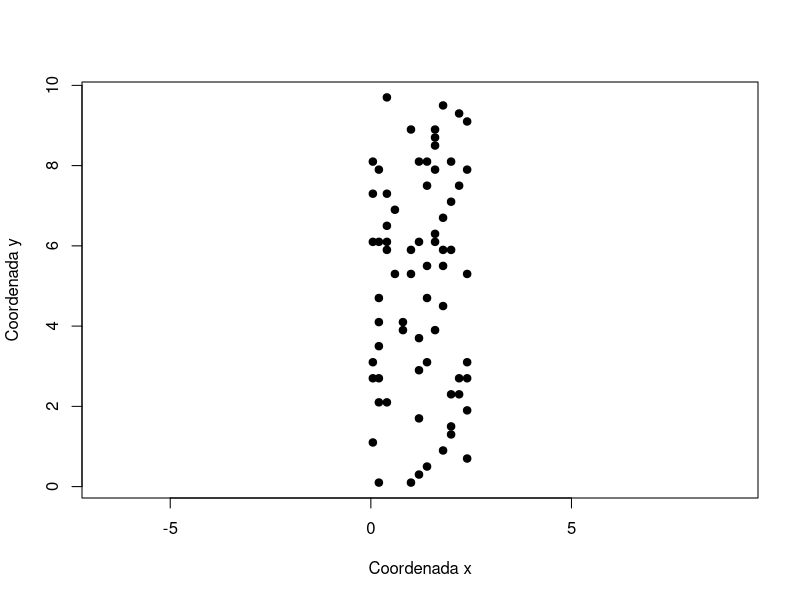
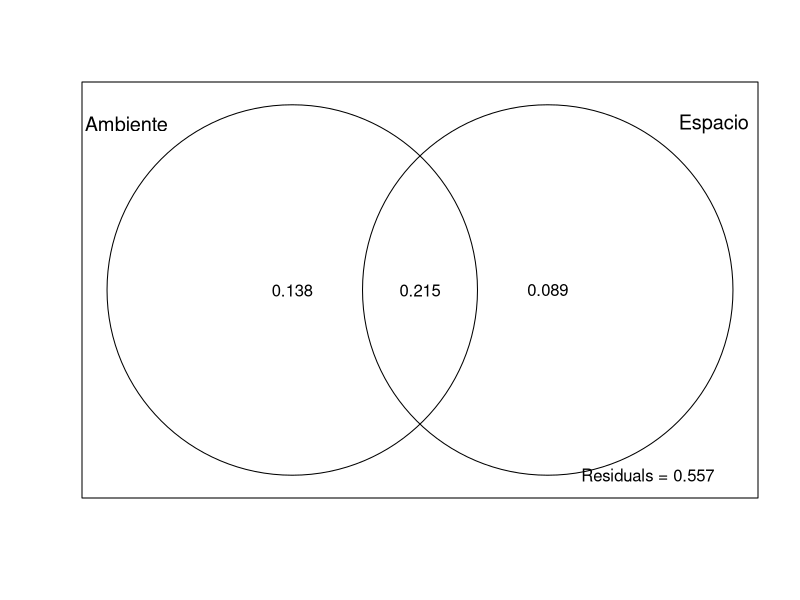

Recreate these plots in R, in order.
## ---- chunk 1
knitr::opts_chunk$set(
  echo = FALSE,
  warning = FALSE,
  message = FALSE,
  fig.align = "center",
  out.width = "85%"
)

library(vegan)
library(knitr)

set.seed(123)
## ---- chunk 2
data(mite, package = "vegan")
data(mite.env, package = "vegan")
data(mite.xy, package = "vegan")

stopifnot(
  nrow(mite) == nrow(mite.env),
  nrow(mite) == nrow(mite.xy)
)

n_muestras <- nrow(mite)
n_especies <- ncol(mite)
## ---- chunk 3
tabla_variables <- data.frame(
  Objeto = c("mite", "mite.env", "mite.xy"),
  Contenido = c(
    "Abundancia de 35 especies de ácaros oribátidos",
    "Variables ambientales medidas en los sitios",
    "Coordenadas relativas de los sitios de muestreo"
  ),
  Filas = c(nrow(mite), nrow(mite.env), nrow(mite.xy))
)

kable(
  tabla_variables,
  caption = "Objetos utilizados en el análisis y correspondencia entre las unidades de muestreo.",
  align = c("l", "l", "r")
)
## ---- chunk 4
plot(
  mite.xy$x, mite.xy$y,
  asp = 1,
  pch = 19,
  xlab = "Coordenada x",
  ylab = "Coordenada y"
)
## ---- chunk 5
Y <- decostand(mite, method = "hellinger")
## ---- chunk 6
S <- data.frame(
  x = as.numeric(scale(mite.xy$x, center = TRUE, scale = FALSE)),
  y = as.numeric(scale(mite.xy$y, center = TRUE, scale = FALSE))
)
S$x2 <- S$x^2
S$y2 <- S$y^2
S$xy <- S$x * S$y

datos_modelo <- cbind(
  mite.env[, c("SubsDens", "WatrCont", "Substrate")],
  S
)
## ---- chunk 7
vpart <- varpart(
  Y,
  ~ SubsDens + WatrCont + Substrate,
  ~ x + y + x2 + y2 + xy,
  data = datos_modelo
)

fracciones <- vpart$part$indfract

frac_amb <- fracciones$Adj.R.square[1]
frac_esp <- fracciones$Adj.R.square[2]
frac_comp <- fracciones$Adj.R.square[3]
frac_res <- fracciones$Adj.R.square[4]

fmt_pct <- function(x) {
  if (is.na(x)) return("NA")
  sprintf("%.1f %%", 100 * x)
}
## ---- chunk 8
mod_amb_puro <- rda(
  Y ~ SubsDens + WatrCont + Substrate +
    Condition(x + y + x2 + y2 + xy),
  data = datos_modelo
)

mod_esp_puro <- rda(
  Y ~ x + y + x2 + y2 + xy +
    Condition(SubsDens + WatrCont + Substrate),
  data = datos_modelo
)

mod_completo <- rda(
  Y ~ SubsDens + WatrCont + Substrate + x + y + x2 + y2 + xy,
  data = datos_modelo
)

prueba_amb <- anova(mod_amb_puro, permutations = 999)
prueba_esp <- anova(mod_esp_puro, permutations = 999)
prueba_total <- anova(mod_completo, permutations = 999)

p_amb <- prueba_amb$`Pr(>F)`[1]
p_esp <- prueba_esp$`Pr(>F)`[1]
p_total <- prueba_total$`Pr(>F)`[1]

vif_modelo <- vif.cca(mod_completo)
max_vif <- max(vif_modelo)
## ---- chunk 9
tabla_fracciones <- data.frame(
  Fraccion = c(
    "[a] Ambiente puro",
    "[b] Espacio puro",
    "[c] Ambiente $\\cap$ espacio",
    "[d] Residuo"
  ),
  R2_ajustado = c(frac_amb, frac_esp, frac_comp, frac_res)
)

kable(
  tabla_fracciones,
  digits = 3,
  col.names = c("Fracción", "R² ajustado"),
  caption = "Partición de la variación de la composición de ácaros oribátidos entre ambiente, espacio, componente compartido y residuo.",
  format = "latex",
  escape = FALSE

)
## ---- chunk 10
plot(
  vpart,
  Xnames = c("Ambiente", "Espacio"),
  digits = 2
)
## ---- chunk 11
tabla_pruebas <- data.frame(
  Modelo = c("Ambiente puro | espacio", "Espacio puro | ambiente", "Modelo conjunto"),
  F = c(prueba_amb$F[1], prueba_esp$F[1], prueba_total$F[1]),
  p = c(p_amb, p_esp, p_total)
)

kable(
  tabla_pruebas,
  digits = 4,
  col.names = c("Modelo", "F", "p (999 permutaciones)"),
  caption = "Pruebas de permutación de las fracciones puras y del modelo conjunto mediante análisis de redundancia."
)
## ---- chunk 12
writeLines(
  capture.output(sessionInfo()),
  con = "session_info.txt"
)
